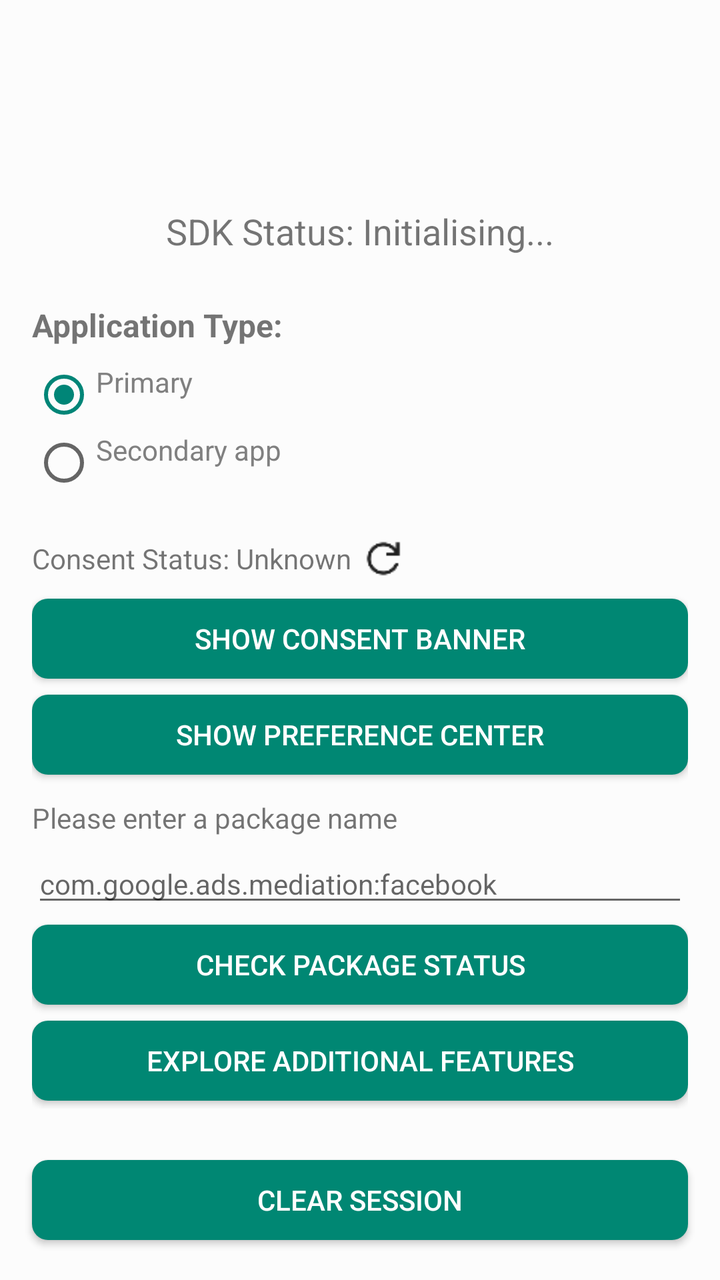
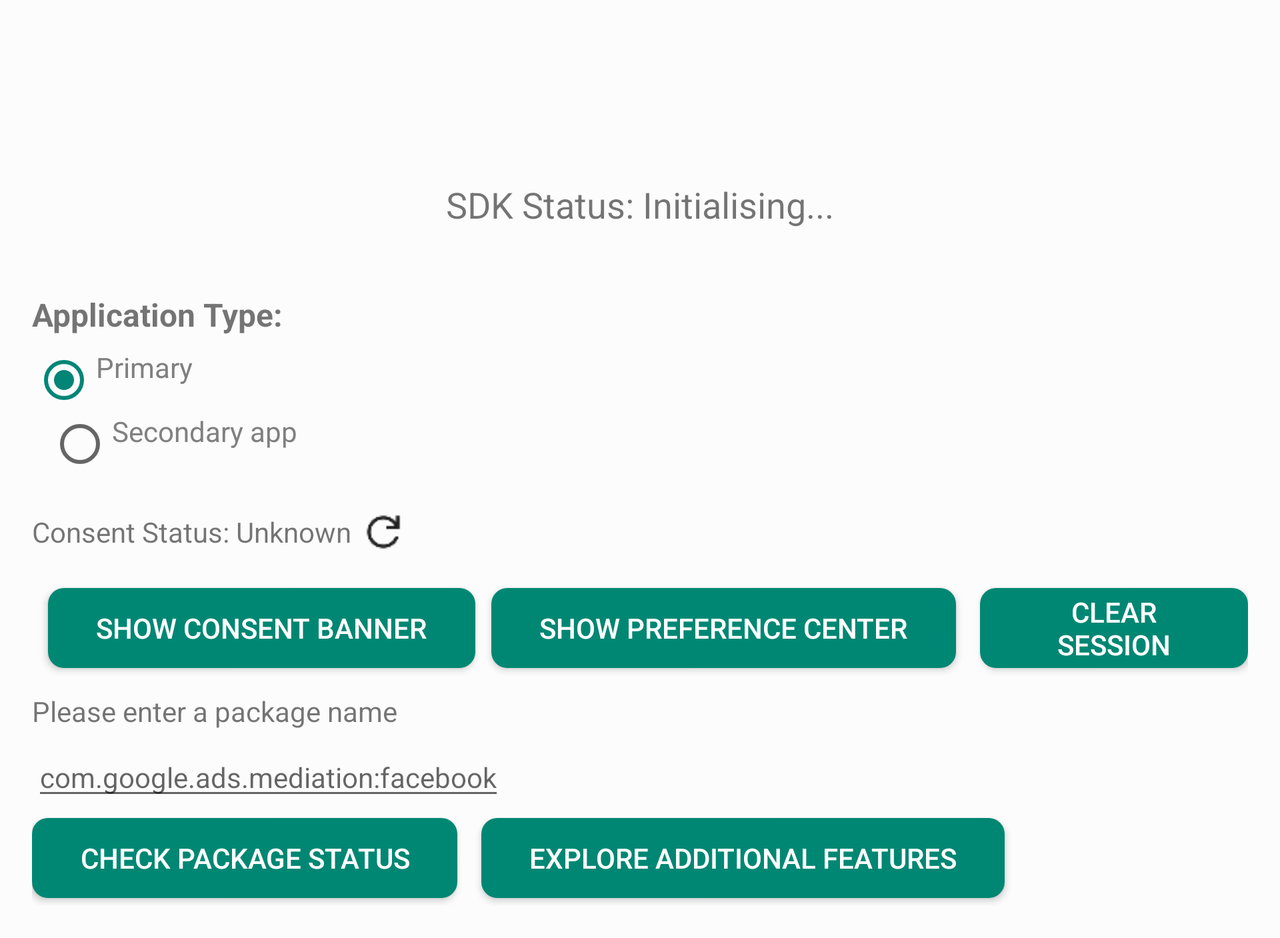

One screen, two layout resources from the same app: the default and the repository's alternative for another configuration. Each is rendered where Android would select it; the XML of both is given below.
<!-- AndroidManifest.xml: activity theme Theme.ExampleMobileConsent -->
<!-- res/layout/activity_main.xml -->
<?xml version="1.0" encoding="utf-8"?>
<LinearLayout xmlns:android="http://schemas.android.com/apk/res/android"
    xmlns:app="http://schemas.android.com/apk/res-auto"
    android:layout_width="match_parent"
    android:layout_height="match_parent"
    android:background="@color/bgColor"
    android:orientation="vertical">

    <ScrollView
        android:layout_width="match_parent"
        android:layout_height="0dp"
        android:layout_weight="1"
        android:fillViewport="true"
        android:padding="16dp">

        <LinearLayout
            android:layout_width="match_parent"
            android:layout_height="wrap_content"
            android:gravity="center"
            android:orientation="vertical">

            <androidx.core.widget.ContentLoadingProgressBar
                android:id="@+id/progressBar"
                style="@style/Widget.AppCompat.ProgressBar"
                android:layout_width="42dp"
                android:layout_height="42dp"
                android:layout_margin="16dp" />

            <TextView
                android:id="@+id/sdkStatusText"
                android:layout_width="match_parent"
                android:layout_height="wrap_content"
                android:layout_marginTop="8dp"
                android:gravity="center"
                android:text="SDK Status: Initialising..."
                android:textSize="18sp" />

            <LinearLayout
                android:id="@+id/llContent"
                android:layout_width="match_parent"
                android:layout_height="wrap_content"
                android:layout_marginTop="24dp"
                android:orientation="vertical">

                <TextView
                    android:layout_width="match_parent"
                    android:layout_height="wrap_content"
                    android:text="Application Type:"
                    android:textSize="16sp"
                    android:textStyle="bold" />

                <RadioGroup
                    android:id="@+id/rgApplicationType"
                    android:layout_width="match_parent"
                    android:layout_height="wrap_content"
                    android:layout_marginTop="6dp"
                    android:orientation="vertical">

                    <RadioButton
                        android:id="@+id/rbPrimaryApp"
                        android:layout_width="wrap_content"
                        android:layout_height="wrap_content"
                        android:layout_marginTop="2dp"
                        android:checked="true"
                        android:gravity="top"
                        android:text="Primary"
                        android:textColor="#808080" />

                    <RadioButton
                        android:id="@+id/rbSecondaryApp"
                        android:layout_width="wrap_content"
                        android:layout_height="wrap_content"
                        android:layout_marginTop="2dp"
                        android:gravity="top"
                        android:text="Secondary app"
                        android:textColor="#808080" />
                </RadioGroup>

                <LinearLayout
                    android:layout_width="match_parent"
                    android:layout_height="wrap_content"
                    android:layout_marginTop="16dp"
                    android:orientation="horizontal">

                    <TextView
                        android:id="@+id/consentStatusText"
                        android:layout_width="wrap_content"
                        android:layout_height="wrap_content"
                        android:layout_gravity="center"
                        android:text="Consent Status: Unknown"
                        android:textSize="14sp" />

                    <ImageButton
                        android:id="@+id/checkConsentStatusBtn"
                        android:layout_width="32dp"
                        android:layout_height="32dp"
                        android:background="@android:color/transparent"
                        android:foreground="?android:attr/actionBarItemBackground"
                        android:paddingStart="4dp"
                        android:paddingTop="4dp"
                        android:paddingEnd="4dp"
                        android:paddingBottom="4dp"
                        android:scaleType="fitXY"
                        android:src="@drawable/ic_refresh"
                        app:tint="@color/primary_700" />
                </LinearLayout>

                <Button
                    android:id="@+id/showConsentBtn"
                    android:layout_width="match_parent"
                    android:layout_height="wrap_content"
                    android:background="@drawable/button_background"
                    android:text="Show Consent Banner"
                    android:textColor="@android:color/white" />

                <Button
                    android:id="@+id/showPreferenceCenterBtn"
                    android:layout_width="match_parent"
                    android:layout_height="wrap_content"
                    android:background="@drawable/button_background"
                    android:text="Show Preference Center"
                    android:textColor="@android:color/white" />

                <TextView
                    android:id="@+id/packageStatusText"
                    android:layout_width="match_parent"
                    android:layout_height="wrap_content"
                    android:layout_marginTop="8dp"
                    android:text="Please enter a package name"
                    android:textSize="14sp" />

                <EditText
                    android:id="@+id/packageInput"
                    android:layout_width="match_parent"
                    android:layout_height="wrap_content"
                    android:layout_marginTop="4dp"
                    android:hint="com.google.ads.mediation:facebook"
                    android:inputType="text"
                    android:textSize="14sp" />

                <Button
                    android:id="@+id/checkPackageStatusBtn"
                    android:layout_width="match_parent"
                    android:layout_height="wrap_content"
                    android:background="@drawable/button_background"
                    android:text="Check Package Status"
                    android:textColor="@android:color/white" />

                <Button
                    android:id="@+id/exploreAdditionalFeaturesBtn"
                    android:layout_width="match_parent"
                    android:layout_height="wrap_content"
                    android:background="@drawable/button_background"
                    android:text="Explore Additional Features"
                    android:textColor="@android:color/white" />


            </LinearLayout>

        </LinearLayout>
    </ScrollView>

    <Button
        android:id="@+id/clearSessionBtn"
        android:layout_width="match_parent"
        android:layout_height="wrap_content"
        android:layout_gravity="bottom"
        android:layout_marginStart="16dp"
        android:layout_marginEnd="16dp"
        android:layout_marginBottom="16dp"
        android:background="@drawable/button_background"
        android:text="Clear session"
        android:textColor="@android:color/white" />
</LinearLayout>
<!-- resources referenced by this layout -->
<resources>
  <color name="bgColor">#FCFCFC</color>
  <color name="primary_700">#008773</color>
  <!-- drawable button_background (drawable) -->
  <?xml version="1.0" encoding="utf-8"?>
  <layer-list xmlns:android="http://schemas.android.com/apk/res/android">
  
      <item
          android:bottom="4dp"
          android:top="4dp">
          <shape android:shape="rectangle">
              <solid android:color="@color/primary_700" />
              <corners android:radius="8dp" />
          </shape>
      </item>
  
  </layer-list>
  <!-- drawable ic_refresh: png bitmap (drawable, 490 bytes) -->
  <style name="Theme.ExampleMobileConsent" parent="android:Theme.Material.Light.NoActionBar" />
</resources>
<!-- res/layout-land/activity_main.xml (the repository's variant of the layout above) -->
<!-- drawn on the phone turned sideways -->
<?xml version="1.0" encoding="utf-8"?>
<ScrollView xmlns:android="http://schemas.android.com/apk/res/android"
    xmlns:app="http://schemas.android.com/apk/res-auto"
    android:layout_width="match_parent"
    android:layout_height="match_parent"
    android:fillViewport="true"
    android:background="@color/bgColor"
    android:padding="16dp">

    <LinearLayout
        android:layout_width="match_parent"
        android:layout_height="wrap_content"
        android:gravity="center"
        android:orientation="vertical">

        <androidx.core.widget.ContentLoadingProgressBar
            android:id="@+id/progressBar"
            style="@style/Widget.AppCompat.ProgressBar"
            android:layout_width="42dp"
            android:layout_height="42dp"
            android:layout_margin="16dp" />

        <TextView
            android:id="@+id/sdkStatusText"
            android:layout_width="match_parent"
            android:layout_height="wrap_content"
            android:gravity="center"
            android:paddingBottom="8dp"
            android:text="SDK Status: Initialising..."
            android:textSize="18sp" />

        <LinearLayout
            android:id="@+id/llContent"
            android:layout_width="match_parent"
            android:layout_height="wrap_content"
            android:layout_marginTop="24dp"
            android:orientation="vertical">


            <TextView
                android:layout_width="wrap_content"
                android:layout_height="wrap_content"
                android:gravity="start"
                android:text="Application Type:"
                android:textSize="16sp"
                android:textStyle="bold" />

            <RadioGroup
                android:id="@+id/rgApplicationType"
                android:layout_width="wrap_content"
                android:layout_height="wrap_content"
                android:layout_marginTop="6dp"
                android:orientation="vertical">

                <RadioButton
                    android:id="@+id/rbPrimaryApp"
                    android:layout_width="wrap_content"
                    android:layout_height="wrap_content"
                    android:checked="true"
                    android:gravity="top"
                    android:text="Primary"
                    android:textColor="#808080" />

                <RadioButton
                    android:id="@+id/rbSecondaryApp"
                    android:layout_width="wrap_content"
                    android:layout_height="wrap_content"
                    android:layout_marginStart="8dp"
                    android:gravity="top"
                    android:text="Secondary app"
                    android:textColor="#808080" />
            </RadioGroup>

            <LinearLayout
                android:layout_width="match_parent"
                android:layout_height="wrap_content"
                android:orientation="horizontal">

                <LinearLayout
                    android:layout_width="0dp"
                    android:layout_height="wrap_content"
                    android:layout_weight="1"
                    android:orientation="vertical">

                    <LinearLayout
                        android:layout_width="match_parent"
                        android:layout_height="wrap_content"
                        android:layout_marginTop="12dp"
                        android:orientation="horizontal">

                        <TextView
                            android:id="@+id/consentStatusText"
                            android:layout_width="wrap_content"
                            android:layout_height="wrap_content"
                            android:layout_gravity="center"
                            android:text="Consent Status: Unknown"
                            android:textSize="14sp" />

                        <ImageButton
                            android:id="@+id/checkConsentStatusBtn"
                            android:layout_width="32dp"
                            android:layout_height="32dp"
                            android:background="@android:color/transparent"
                            android:foreground="?android:attr/actionBarItemBackground"
                            android:paddingStart="4dp"
                            android:paddingTop="4dp"
                            android:paddingEnd="4dp"
                            android:paddingBottom="4dp"
                            android:scaleType="fitXY"
                            android:src="@drawable/ic_refresh"
                            app:tint="@color/primary_700" />
                    </LinearLayout>

                    <LinearLayout
                        android:layout_width="wrap_content"
                        android:layout_height="wrap_content"
                        android:layout_marginTop="8dp"
                        android:gravity="center"
                        android:orientation="horizontal">

                        <Button
                            android:id="@+id/showConsentBtn"
                            android:layout_width="wrap_content"
                            android:layout_height="wrap_content"
                            android:layout_marginStart="8dp"
                            android:background="@drawable/button_background"
                            android:paddingStart="24dp"
                            android:paddingEnd="24dp"
                            android:text="Show Consent Banner"
                            android:textColor="@android:color/white" />

                        <Button
                            android:id="@+id/showPreferenceCenterBtn"
                            android:layout_width="wrap_content"
                            android:layout_height="wrap_content"
                            android:layout_marginStart="8dp"
                            android:background="@drawable/button_background"
                            android:paddingStart="24dp"
                            android:paddingEnd="24dp"
                            android:text="Show Preference Center"
                            android:textColor="@android:color/white" />


                        <Button
                            android:id="@+id/clearSessionBtn"
                            android:layout_width="wrap_content"
                            android:layout_height="wrap_content"
                            android:layout_gravity="start"
                            android:layout_marginStart="12dp"
                            android:background="@drawable/button_background"
                            android:paddingStart="24dp"
                            android:paddingEnd="24dp"
                            android:text="Clear session"
                            android:textColor="@android:color/white" />

                    </LinearLayout>
                </LinearLayout>
            </LinearLayout>

            <TextView
                android:id="@+id/packageStatusText"
                android:layout_width="wrap_content"
                android:layout_height="wrap_content"
                android:layout_marginTop="8dp"
                android:text="Please enter a package name"
                android:textSize="14sp" />

            <EditText
                android:id="@+id/packageInput"
                android:layout_width="wrap_content"
                android:layout_height="wrap_content"
                android:layout_marginTop="4dp"
                android:hint="com.google.ads.mediation:facebook"
                android:inputType="text"
                android:textSize="14sp" />

            <LinearLayout
                android:layout_width="match_parent"
                android:layout_height="wrap_content"
                android:orientation="horizontal">

                <Button
                    android:id="@+id/checkPackageStatusBtn"
                    android:layout_width="wrap_content"
                    android:layout_height="wrap_content"
                    android:layout_gravity="start"
                    android:background="@drawable/button_background"
                    android:paddingStart="24dp"
                    android:paddingEnd="24dp"
                    android:text="Check Package Status"
                    android:textColor="@android:color/white" />

                <Button
                    android:id="@+id/exploreAdditionalFeaturesBtn"
                    android:layout_width="wrap_content"
                    android:layout_height="wrap_content"
                    android:layout_gravity="start"
                    android:layout_marginStart="12dp"
                    android:background="@drawable/button_background"
                    android:paddingStart="24dp"
                    android:paddingEnd="24dp"
                    android:text="Explore Additional Features"
                    android:textColor="@android:color/white" />
            </LinearLayout>

        </LinearLayout>

    </LinearLayout>

</ScrollView>
